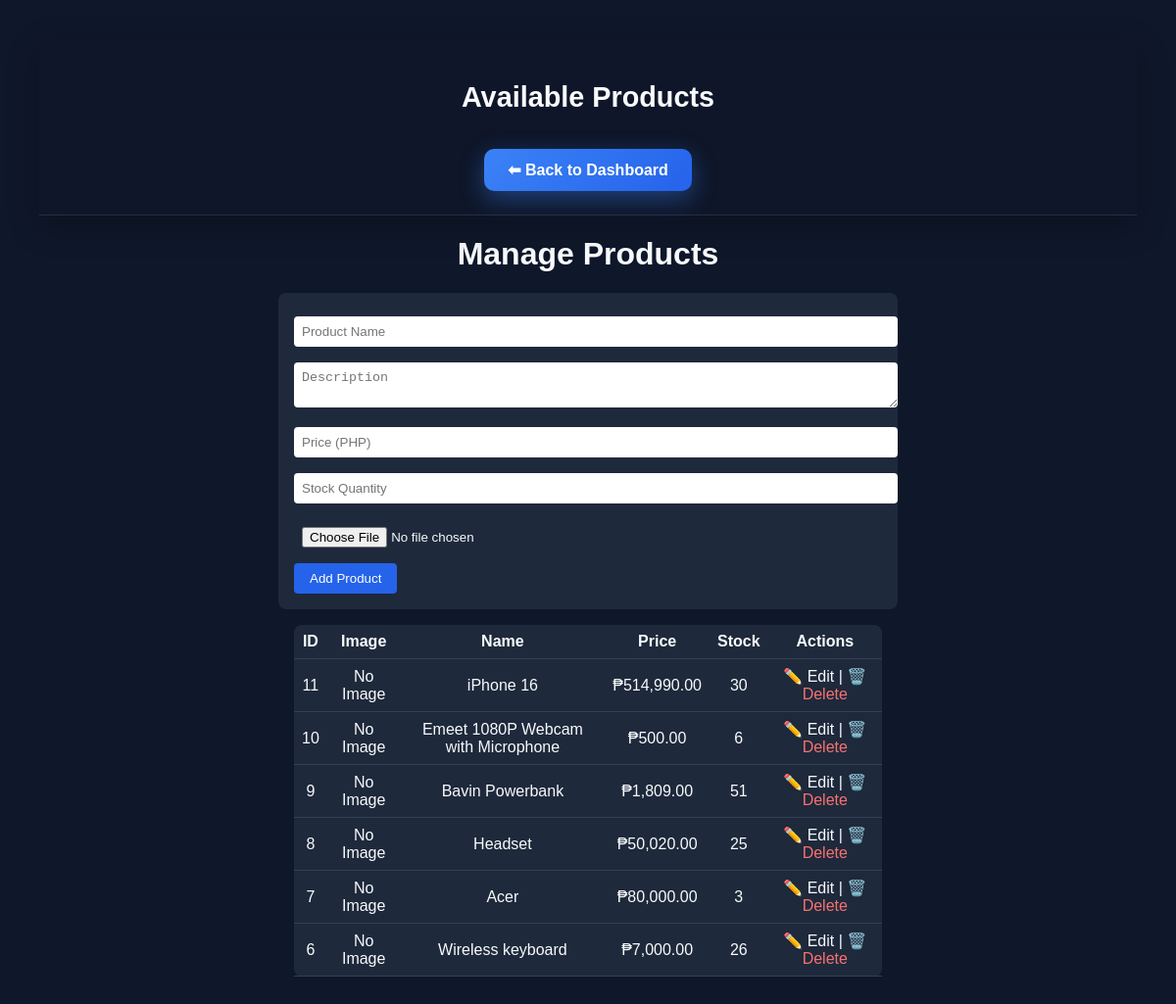
The page /products_management.php (signed in) on the database its author committed.
### tables this page shows
CREATE TABLE `products` (
  `id` int(11) NOT NULL,
  `name` varchar(255) DEFAULT NULL,
  `description` text DEFAULT NULL,
  `price` decimal(10,2) DEFAULT NULL,
  `stock` int(11) DEFAULT 0,
  `image` varchar(255) DEFAULT NULL
);

### products_management.php (the view, shortened to what this page needs)
<?php
include 'db_connect.php';
$user_id = $_SESSION['user_id'];
$stmt = $pdo->prepare("SELECT name, role FROM users WHERE id = ?");
$stmt->execute([$user_id]);
$user = $stmt->fetch(PDO::FETCH_ASSOC);
$upload_dir = __DIR__ . '/uploads/products/';
$stmt = $pdo->query("SELECT * FROM products ORDER BY id DESC");
$products = $stmt->fetchAll(PDO::FETCH_ASSOC);
?>
<!DOCTYPE html>
<html lang="en">
<head>
</head>
<body>
<header>
    <h1>Available Products</h1>
    <?php
    $dashboard = 'login.php';
    if ($user['role'] === 'admin') { $dashboard = 'admin_dashboard.php'; }
    elseif ($user['role'] === 'staff') { $dashboard = 'staff_dashboard.php'; }
    elseif ($user['role'] === 'customer') { $dashboard = 'customer_dashboard.php'; }
    ?>
    <a href="<?= $dashboard ?>" class="back-btn">⬅ Back to Dashboard</a>
</header>
<h1>Manage Products</h1>
<form method="post" enctype="multipart/form-data">
    <input type="text" name="name" placeholder="Product Name" required>
    <textarea name="description" placeholder="Description" required></textarea>
    <input type="number" step="0.01" name="price" placeholder="Price (PHP)" required>
    <input type="number" name="stock" placeholder="Stock Quantity" required>
    <input type="file" name="image" accept="image/*">
    <button type="submit" name="add_product">Add Product</button>
</form>
<table>
    <thead>
        <tr><th>ID</th><th>Image</th><th>Name</th><th>Price</th><th>Stock</th><th>Actions</th></tr>
    </thead>
    <tbody>
        <?php foreach ($products as $product): ?>
        <tr>
            <td><?= $product['id'] ?></td>
            <td>
                <?php if ($product['image'] && file_exists($upload_dir . $product['image'])): ?>
                    <img src="uploads/products/<?= htmlspecialchars($product['image']) ?>" alt="Product" class="product-thumb">
                <?php else: ?>
                    No Image
                <?php endif; ?>
            </td>
            <td><?= htmlspecialchars($product['name']) ?></td>
            <td>₱<?= number_format($product['price'], 2) ?></td>
            <td><?= $product['stock'] ?></td>
            <td>
                <span class="edit-btn" onclick="openModal(<?= htmlspecialchars(json_encode($product)) ?>)">✏️ Edit</span> |
                <a href="?delete=<?= $product['id'] ?>" class="delete" onclick="return confirm('Delete this product?')">🗑️ Delete</a>
            </td>
        </tr>
        <?php endforeach; ?>
    </tbody>
</table>
</body>
</html>

### products_management.php (style rules this page uses)
body { background: #0f172a; color: #f8fafc; font-family: sans-serif; padding: 2rem; }
header { background: rgba(15, 23, 42, 0.8); backdrop-filter: blur(10px); padding: 1.5rem; text-align: center; border-bottom: 1px solid rgba(255,255,255,0.1); box-shadow: 0 10px 30px rgba(0,0,0,0.25); }
.back-btn { display: inline-block; margin-top: 1rem; background: linear-gradient(135deg, #3b82f6, #2563eb); color: #fff; padding: 0.75rem 1.5rem; border-radius: 10px; text-decoration: none; font-weight: 600; transition: 0.3s; box-shadow: 0 8px 24px rgba(59, 130, 246, 0.4); }
header h1 { font-size: 1.8rem; font-weight: 700; }
h1 { text-align: center; }
form, table { max-width: 600px; margin: 1rem auto; background: #1e293b; padding: 1rem; border-radius: 8px; }
input, textarea { width: 100%; margin: 0.5rem 0; padding: 0.5rem; border-radius: 4px; border: none; }
button { padding: 0.5rem 1rem; background: #2563eb; color: #fff; border: none; border-radius: 4px; cursor: pointer; }
table { width: 100%; border-collapse: collapse; margin-top: 1rem; }
th, td { padding: 0.5rem; border-bottom: 1px solid #334155; text-align: center; }
a.delete { color: #f87171; text-decoration: none; }

### rows shown on the page
products: id "11", shows "No Image", name "iPhone 16", price "514,990.00", stock "30"
products: id "10", shows "No Image", name "Emeet 1080P Webcam with Microphone", price "500.00", stock "6"
products: id "9", shows "No Image", name "Bavin Powerbank", price "1,809.00", stock "51"
products: id "8", shows "No Image", name "Headset", price "50,020.00", stock "25"
products: id "7", shows "No Image", name "Acer", price "80,000.00", stock "3"
products: id "6", shows "No Image", name "Wireless keyboard", price "7,000.00", stock "26"
